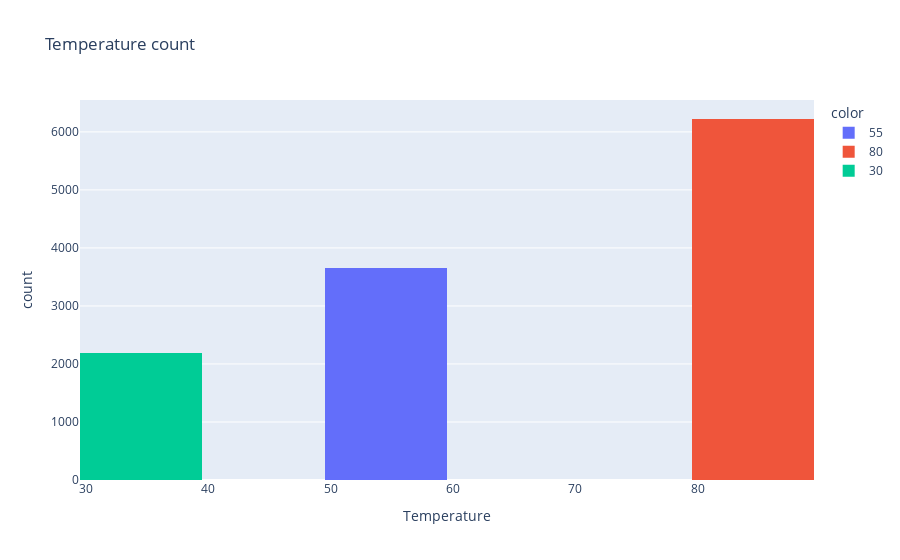

Source (notebook cell):
### Code cell
px.histogram(data['temperature'],title='Temperature count',nbins=10,color=data['temperature'].values, labels={'value':'Temperature', 'count':'Temperature count'})

### Figure 1 — Plotly figure (JSON) as saved in the notebook; plotly's stock layout.template omitted (floating-point values rounded to 4 significant figures; data arrays with more than 128 entries replaced by an {"elided": "..."} marker saying what was removed)
{"data": [{"bingroup": "x", "hovertemplate": "color=55<br>Temperature=%{x}<br>count=%{y}<extra></extra>", "legendgroup": "55", "marker": {"color": "#636efa", "pattern": {"shape": ""}}, "name": "55", "nbinsx": 10, "orientation": "v", "showlegend": true, "type": "histogram", "x": {"elided": "3662 int values"}, "xaxis": "x", "yaxis": "y"}, {"bingroup": "x", "hovertemplate": "color=80<br>Temperature=%{x}<br>count=%{y}<extra></extra>", "legendgroup": "80", "marker": {"color": "#EF553B", "pattern": {"shape": ""}}, "name": "80", "nbinsx": 10, "orientation": "v", "showlegend": true, "type": "histogram", "x": {"elided": "6222 int values"}, "xaxis": "x", "yaxis": "y"}, {"bingroup": "x", "hovertemplate": "color=30<br>Temperature=%{x}<br>count=%{y}<extra></extra>", "legendgroup": "30", "marker": {"color": "#00cc96", "pattern": {"shape": ""}}, "name": "30", "nbinsx": 10, "orientation": "v", "showlegend": true, "type": "histogram", "x": {"elided": "2195 int values"}, "xaxis": "x", "yaxis": "y"}], "layout": {"barmode": "relative", "legend": {"title": {"text": "color"}, "tracegroupgap": 0}, "title": {"text": "Temperature count"}, "xaxis": {"anchor": "y", "domain": [0, 1], "title": {"text": "Temperature"}}, "yaxis": {"anchor": "x", "domain": [0, 1], "title": {"text": "count"}}}}
